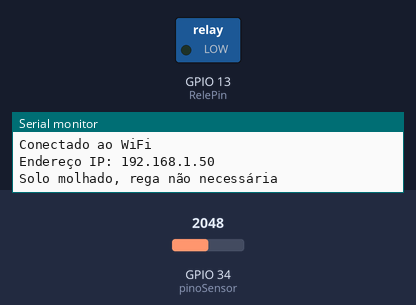
Recording of a sketch running on a simulated ESP32. Parts: switched loads named in the sketch (green lamp = pin HIGH), the last lines printed to the serial monitor. The inputs (shaded band) are chosen by the test bench; at power-on: GPIO 34 (pinoSensor) = 2048. WiFi joins after 1.5 s; servers stay silent unless stated.

Above: at 3.2 s.
3.3 s: GPIO 34 (pinoSensor) set to 2836
8.9 s: GPIO 34 (pinoSensor) set to 2902
At 12.6 s:
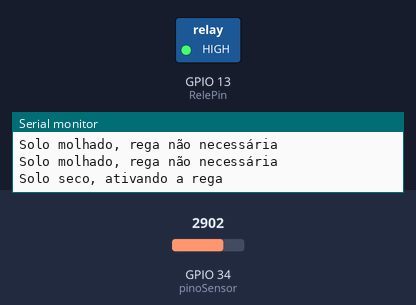
24.7 s: GPIO 34 (pinoSensor) set to 3603
Timing chart, 0 to 35.5 s (numbered marks = the images above; inputs shaded):
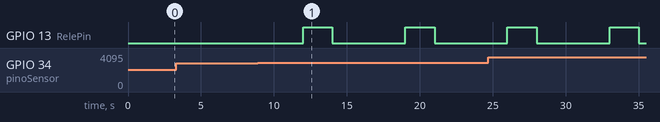

Measured:
- the behaviour switches between 2866 and 2867 on GPIO 34 (pinoSensor) (found by bisection; images 0 and 1)
- after the input at 8.9 s, GPIO 13 (RelePin): alternates HIGH for 2.0 s and LOW for 5.0 s, starting after 3.1 s

The sketch:

esp32.ino
```cpp
#include <WiFi.h>
#include <WebServer.h>
#include "DHT.h"

#define DHTPIN 15
#define DHTTYPE DHT11
DHT dht(DHTPIN, DHTTYPE);

const char* ssid = "#";
const char* password = "#";

const int pinoSensor = 34;
const int tempoRega = 2;
const int RelePin = 13;

float temperature = 0;
float umidadeAr;

int umidadeSolo;
int umidadePorcentagem;
int limiarUmidade = 30;
const int valorMaximoSeco = 4095;
const int valorMinimoMolhado = 0;

WebServer server(80);

void setup() {
  Serial.begin(115200);
  pinMode(RelePin, OUTPUT);
  digitalWrite(RelePin, LOW);
  pinMode(pinoSensor, INPUT);
  dht.begin();

  WiFi.begin(ssid, password);
  Serial.println("Conectando ao WiFi...");

  while (WiFi.status() != WL_CONNECTED) {
    delay(1000);
    Serial.println("Tentando conectar...");
  }

  Serial.println("Conectado ao WiFi");
  Serial.print("Endereço IP: ");
  Serial.println(WiFi.localIP());

  server.on("/data", HTTP_GET, []() {
    temperature = dht.readTemperature();
    umidadeAr = dht.readHumidity();

    umidadeSolo = analogRead(pinoSensor);
    umidadePorcentagem = map(umidadeSolo, 4095, 737, 0, 100);
    umidadePorcentagem = constrain(umidadePorcentagem, 0, 100);

    if (isnan(temperature) || isnan(umidadeSolo) || isnan(umidadeAr)) {
      server.send(500, "application/json", "{\"error\":\"Erro ao ler os sensores\"}");
      return;
    }

    String json = "{\"temperature\":" + String(temperature) + ",\"umidadeSolo\":" + String(umidadePorcentagem) + ",\"umidadeAr\":" + String(umidadeAr) + "}";
    server.sendHeader("Access-Control-Allow-Origin", "*");
    server.sendHeader("Access-Control-Allow-Methods", "GET, POST, OPTIONS");
    server.sendHeader("Access-Control-Allow-Headers", "Content-Type");
    server.send(200, "application/json", json);
  });

  server.begin();
}

void loop() {
  server.handleClient();

  umidadeSolo = analogRead(pinoSensor);
  umidadePorcentagem = map(umidadeSolo, valorMaximoSeco, valorMinimoMolhado, 0, 100);
  umidadePorcentagem = constrain(umidadePorcentagem, 0, 100);

  if (umidadePorcentagem < limiarUmidade) {
    digitalWrite(RelePin, HIGH);
    Serial.println("Solo seco, ativando a rega");
    delay(tempoRega * 1000);
    digitalWrite(RelePin, LOW);
  } else {
    Serial.println("Solo molhado, rega não necessária");
  }

  delay(5000);
}
```
